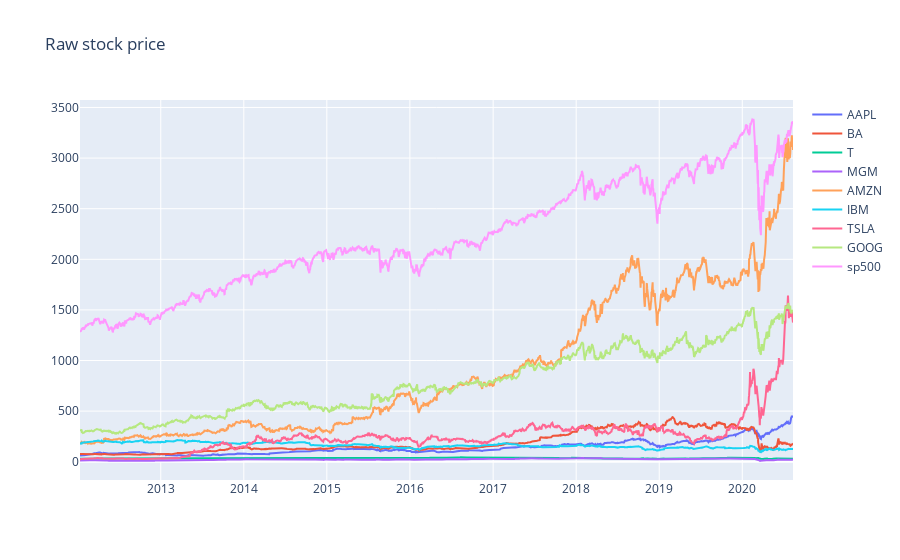

This figure's notebook cell:
### Code cell
#Plot of raw stock price
ploty_plot(stockPrice,"Raw stock price")

### Figure 1 — Plotly figure (JSON) as saved in the notebook; plotly's stock layout.template omitted (floating-point values rounded to 4 significant figures; data arrays with more than 128 entries replaced by an {"elided": "..."} marker saying what was removed)
{"data": [{"name": "AAPL", "type": "scatter", "x": {"elided": "2159 str values"}, "y": {"elided": "2159 float values"}}, {"name": "BA", "type": "scatter", "x": {"elided": "2159 str values"}, "y": {"elided": "2159 float values"}}, {"name": "T", "type": "scatter", "x": {"elided": "2159 str values"}, "y": {"elided": "2159 float values"}}, {"name": "MGM", "type": "scatter", "x": {"elided": "2159 str values"}, "y": {"elided": "2159 float values"}}, {"name": "AMZN", "type": "scatter", "x": {"elided": "2159 str values"}, "y": {"elided": "2159 float values"}}, {"name": "IBM", "type": "scatter", "x": {"elided": "2159 str values"}, "y": {"elided": "2159 float values"}}, {"name": "TSLA", "type": "scatter", "x": {"elided": "2159 str values"}, "y": {"elided": "2159 float values"}}, {"name": "GOOG", "type": "scatter", "x": {"elided": "2159 str values"}, "y": {"elided": "2159 float values"}}, {"name": "sp500", "type": "scatter", "x": {"elided": "2159 str values"}, "y": {"elided": "2159 float values"}}], "layout": {"legend": {"tracegroupgap": 0}, "title": {"text": "Raw stock price"}, "xaxis": {"anchor": "y", "domain": [0, 1]}, "yaxis": {"anchor": "x", "domain": [0, 1]}}}
